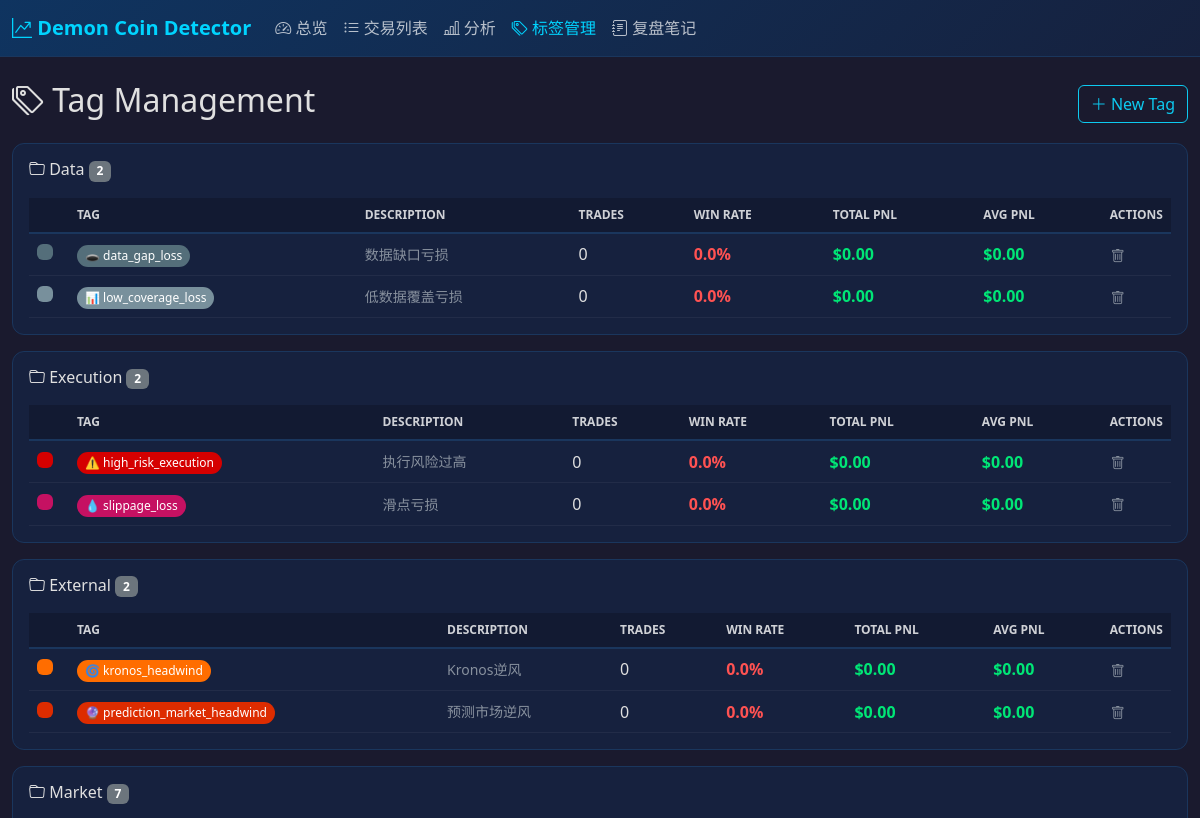
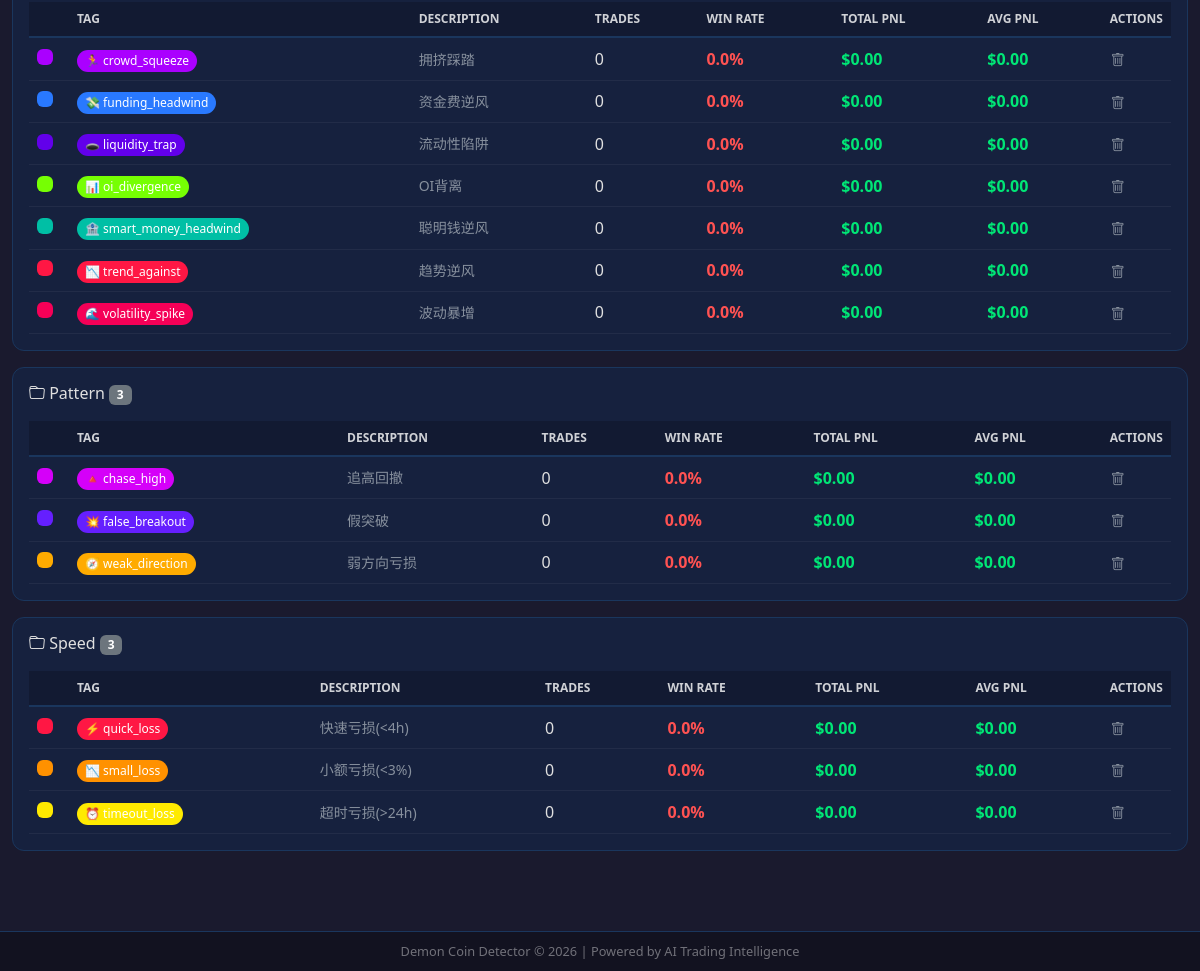
The app's page /tags with its own data (2 pictures, top to bottom).
### tables this page shows
CREATE TABLE tag_definitions (
        id INTEGER PRIMARY KEY AUTOINCREMENT,
        name TEXT UNIQUE NOT NULL,
        category TEXT DEFAULT 'custom',
        color TEXT DEFAULT '#6c757d',
        icon TEXT DEFAULT '',
        description TEXT DEFAULT ''
    );

### app.py (the view)
@app.route("/tags")
def tags_page():
    db = get_db()
    try:
        tags = db.execute("""
            SELECT t.*, COUNT(tt.trade_id) as trade_count,
                SUM(CASE WHEN tr.win=1 THEN 1 ELSE 0 END) as wins,
                SUM(tr.pnl_usd) as total_pnl,
                AVG(tr.pnl_usd) as avg_pnl
            FROM tag_definitions t
            LEFT JOIN trade_tags tt ON t.id=tt.tag_id
            LEFT JOIN trades tr ON tt.trade_id=tr.id AND tr.status='closed'
            GROUP BY t.id ORDER BY t.category, t.name
        """).fetchall()
        tags_list = rows2dicts(tags)
        tags_by_cat = {}
        for t in tags_list:
            cat = t.get("category", "other")
            if cat not in tags_by_cat: tags_by_cat[cat] = []
            tags_by_cat[cat].append(t)
        return render_template("tags.html", tags=tags_list, tags_by_category=tags_by_cat)
    finally:
        db.close()

### app.py (called while the page is built)
def rows2dicts(rows):
    return [dict(r) for r in rows]

### database.py (called while the page is built)
def get_db():
    conn = sqlite3.connect(DB_PATH)
    conn.row_factory = sqlite3.Row
    conn.execute("PRAGMA journal_mode=WAL")
    conn.execute("PRAGMA foreign_keys=ON")
    return conn

### templates/tags.html (shortened to what this page needs)
{% extends "base.html" %}
{% block content %}
<div class="d-flex justify-content-between align-items-center mb-3">
    <h2><i class="bi bi-tags"></i> Tag Management</h2>
    <button class="btn btn-outline-info" onclick="document.getElementById('createTagForm').style.display = document.getElementById('createTagForm').style.display === 'none' ? 'block' : 'none'">
        <i class="bi bi-plus-lg"></i> New Tag
    </button>
</div>
{% set tbc = tags_by_category|default({}) %}
{% for cat in tbc %}
{% set cat_tags = tbc[cat] %}
<div class="card p-3 mb-3">
    <h6 class="text-capitalize"><i class="bi bi-folder"></i> {{ cat }} <span class="badge bg-secondary">{{ cat_tags|default([])|length }}</span></h6>
    <div class="table-responsive mt-2">
        <table class="table table-hover mb-0">
            <thead>
                <tr>
                    <th style="width:40px"></th>
                    <th>Tag</th>
                    <th>Description</th>
                    <th>Trades</th>
                    <th>Win Rate</th>
                    <th>Total PnL</th>
                    <th>Avg PnL</th>
                    <th style="width:60px">Actions</th>
                </tr>
            </thead>
            <tbody>
                {% for tag in cat_tags %}
                {% set tc = tag.trade_count|default(0) or 0 %}
                {% set tw = tag.wins|default(0) or 0 %}
                {% set wr = ((tw / tc * 100)|round(1)) if tc > 0 else 0 %}
                {% set pnl = tag.total_pnl|default(0) or 0 %}
                {% set apnl = ((pnl / tc)|round(2)) if tc > 0 else 0 %}
                <tr>
                    <td><span class="d-inline-block rounded" style="width:16px;height:16px;background:{{ tag.color|default('#333') }};"></span></td>
                    <td>
                        <span class="tag-chip" style="background:{{ tag.color|default('#333') }}; color:#fff;">
                            {{ tag.icon|default('') }} {{ tag.name|default('') }}
                        </span>
                    </td>
                    <td class="small text-muted">{{ tag.description|default('') }}</td>
                    <td>{{ tc }}</td>
                    <td><span class="{% if wr >= 50 %}pnl-positive{% else %}pnl-negative{% endif %}">{{ "%.1f"|format(wr) }}%</span></td>
                    <td><span class="{% if pnl >= 0 %}pnl-positive{% else %}pnl-negative{% endif %}">${{ "%.2f"|format(pnl) }}</span></td>
                    <td><span class="{% if apnl >= 0 %}pnl-positive{% else %}pnl-negative{% endif %}">${{ "%.2f"|format(apnl) }}</span></td>
                    <td>
                        <button class="btn btn-sm text-muted p-0" onclick="deleteTag({{ tag.id|default(0) }})" title="Delete">
                            <i class="bi bi-trash"></i>
                        </button>
                    </td>
                </tr>
                {% endfor %}
            </tbody>
        </table>
    </div>
</div>
{% endfor %}
{% endblock %}

### templates/base.html (shortened to what this page needs)
<!DOCTYPE html>
<html lang="zh-CN" data-bs-theme="dark">
<head>
    <link href="https://cdn.jsdelivr.net/npm/bootstrap@5.3.0/dist/css/bootstrap.min.css" rel="stylesheet">
    <link href="https://cdn.jsdelivr.net/npm/bootstrap-icons@1.10.0/font/bootstrap-icons.css" rel="stylesheet">
</head>
<body>
    <nav class="navbar navbar-expand-lg navbar-dark">
        <div class="container-fluid">
            <a class="navbar-brand" href="/"><i class="bi bi-graph-up-arrow"></i> Demon Coin Detector</a>
            <div class="collapse navbar-collapse" id="navbarNav">
                <ul class="navbar-nav">
                    <li class="nav-item"><a class="nav-link {% if request.path == '/' %}active{% endif %}" href="/"><i class="bi bi-speedometer2"></i> 总览</a></li>
                    <li class="nav-item"><a class="nav-link {% if request.path == '/trades' %}active{% endif %}" href="/trades"><i class="bi bi-list-ul"></i> 交易列表</a></li>
                    <li class="nav-item"><a class="nav-link {% if request.path == '/analytics' %}active{% endif %}" href="/analytics"><i class="bi bi-bar-chart-line"></i> 分析</a></li>
                    <li class="nav-item"><a class="nav-link {% if request.path == '/tags' %}active{% endif %}" href="/tags"><i class="bi bi-tags"></i> 标签管理</a></li>
                    <li class="nav-item"><a class="nav-link {% if request.path == '/notes' %}active{% endif %}" href="/notes"><i class="bi bi-journal-text"></i> 复盘笔记</a></li>
                </ul>
            </div>
        </div>
    </nav>
    <div class="container-fluid py-4">
        {% block content %}{% endblock %}
    </div>
    <div style="background:rgba(0,0,0,0.3);border-top:1px solid var(--card-border);padding:10px 0;margin-top:40px;text-align:center;color:rgba(255,255,255,0.4);font-size:0.8rem;">
        Demon Coin Detector &copy; 2026 | Powered by AI Trading Intelligence
    </div>
</body>
</html>

### templates/base.html (style rules this page uses)
:root { --bs-body-bg: #1a1a2e; --bs-body-color: #e0e0e0; --accent-primary: #00d4ff; --profit: #00e676; --loss: #ff5252; --card-bg: #16213e; --card-border: #1a365d; }
body { background-color: var(--bs-body-bg); color: var(--bs-body-color); font-family: 'Segoe UI','PingFang SC','Microsoft YaHei',sans-serif; }
.navbar { background: linear-gradient(135deg, #0f3460, #16213e); border-bottom: 1px solid var(--card-border); }
.navbar-brand { font-weight: 700; color: var(--accent-primary) !important; }
.nav-link { color: rgba(255,255,255,0.7) !important; }
.nav-link:hover, .nav-link.active { color: var(--accent-primary) !important; }
.card { background-color: var(--card-bg); border: 1px solid var(--card-border); border-radius: 12px; }
.pnl-positive { color: var(--profit); font-weight: bold; }
.pnl-negative { color: var(--loss); font-weight: bold; }
.tag-chip { display: inline-block; padding: 2px 8px; border-radius: 12px; font-size: 0.75rem; }
.table { --bs-table-bg: transparent; --bs-table-hover-bg: rgba(0,212,255,0.05); color: var(--bs-body-color); }
.table th { background-color: rgba(0,0,0,0.2); border-bottom: 2px solid var(--card-border); font-weight: 600; color: rgba(255,255,255,0.8); font-size: 0.75rem; text-transform: uppercase; }
.table td { border-bottom: 1px solid rgba(255,255,255,0.05); vertical-align: middle; }

### records on screen
tag_definitions: category "Data", cat_tags "2", icon "🕳️", name "data_gap_loss", description "数据缺口亏损", tc "0", wr "0.0", pnl "0.00", apnl "0.00"
tag_definitions: icon "📊", name "low_coverage_loss", description "低数据覆盖亏损", tc "0", wr "0.0", pnl "0.00", apnl "0.00"
tag_definitions: category "Execution", cat_tags "2", icon "⚠️", name "high_risk_execution", description "执行风险过高", tc "0", wr "0.0", pnl "0.00", apnl "0.00"
tag_definitions: icon "💧", name "slippage_loss", description "滑点亏损", tc "0", wr "0.0", pnl "0.00", apnl "0.00"
tag_definitions: category "External", cat_tags "2", icon "🌀", name "kronos_headwind", description "Kronos逆风", tc "0", wr "0.0", pnl "0.00", apnl "0.00"
tag_definitions: icon "🔮", name "prediction_market_headwind", description "预测市场逆风", tc "0", wr "0.0", pnl "0.00", apnl "0.00"
tag_definitions: category "Market", cat_tags "7", icon "🏃", name "crowd_squeeze", description "拥挤踩踏", tc "0", wr "0.0", pnl "0.00", apnl "0.00"
tag_definitions: icon "💸", name "funding_headwind", description "资金费逆风", tc "0", wr "0.0", pnl "0.00", apnl "0.00"
tag_definitions: icon "🕳️", name "liquidity_trap", description "流动性陷阱", tc "0", wr "0.0", pnl "0.00", apnl "0.00"
tag_definitions: icon "📊", name "oi_divergence", description "OI背离", tc "0", wr "0.0", pnl "0.00", apnl "0.00"
tag_definitions: icon "🏦", name "smart_money_headwind", description "聪明钱逆风", tc "0", wr "0.0", pnl "0.00", apnl "0.00"
tag_definitions: icon "📉", name "trend_against", description "趋势逆风", tc "0", wr "0.0", pnl "0.00", apnl "0.00"
tag_definitions: icon "🌊", name "volatility_spike", description "波动暴增", tc "0", wr "0.0", pnl "0.00", apnl "0.00"
tag_definitions: category "Pattern", cat_tags "3", icon "🔺", name "chase_high", description "追高回撤", tc "0", wr "0.0", pnl "0.00", apnl "0.00"
tag_definitions: icon "💥", name "false_breakout", description "假突破", tc "0", wr "0.0", pnl "0.00", apnl "0.00"
tag_definitions: icon "🧭", name "weak_direction", description "弱方向亏损", tc "0", wr "0.0", pnl "0.00", apnl "0.00"
tag_definitions: category "Speed", cat_tags "3", icon "⚡", name "quick_loss", description "快速亏损(<4h)", tc "0", wr "0.0", pnl "0.00", apnl "0.00"
tag_definitions: icon "📉", name "small_loss", description "小额亏损(<3%)", tc "0", wr "0.0", pnl "0.00", apnl "0.00"
tag_definitions: icon "⏰", name "timeout_loss", description "超时亏损(>24h)", tc "0", wr "0.0", pnl "0.00", apnl "0.00"
